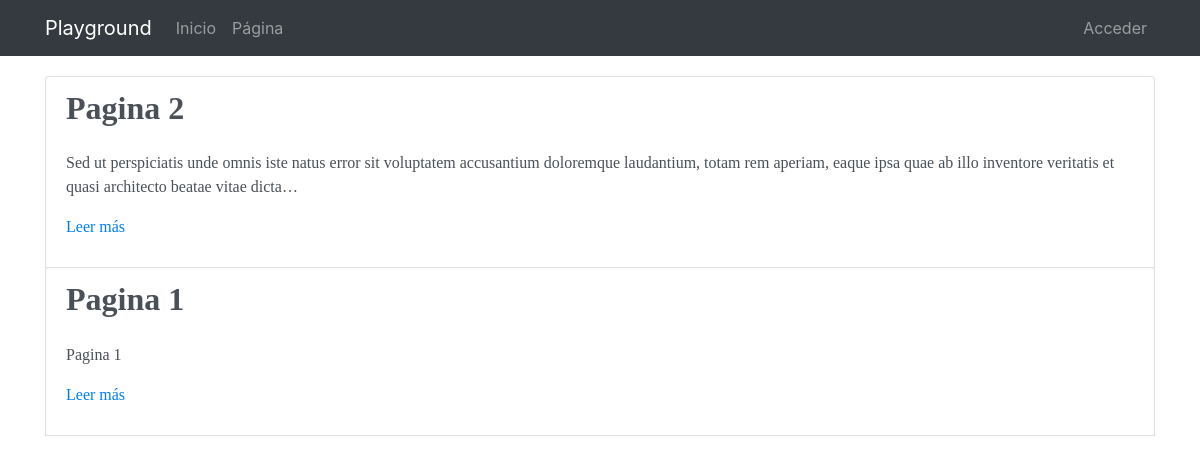
The page /pages/ on the database its author committed.
### pages/models.py (models this page shows, shortened)
class Page(models.Model):
    title = models.CharField(verbose_name="Título", max_length=200)
    content = RichTextField(verbose_name="Contenido")
    order = models.SmallIntegerField(verbose_name="Orden", default=0)
    created = models.DateTimeField(auto_now_add=True, verbose_name="Fecha de creación")
    updated = models.DateTimeField(auto_now=True, verbose_name="Fecha de edición")
    class Meta:
        verbose_name = "página"
        verbose_name_plural = "páginas"
        ordering = ['order', 'title']

### pages/views.py (the view)
# urls.py: path('', PageListView.as_view(), name='pages'),
class PageListView(ListView):
    model = Page

### pages/templates/pages/page_list.html (shortened to what this page needs)
{% extends 'core/base.html' %}
{% load static %}
{% block content %}
{% include "pages/includes/pages_menu.html" %}
<main role="main">
  <div class="container mb-4">
    {% for page in page_list|dictsort:"id" reversed %}
    <div class="list-group list-group-item list-group-item-action flex-column align-items-start ">
        <div class="d-flex w-100 justify-content-between">
          <font face="Trebuchet MS"><h2 class="mb-4"><b>{{page.title}}</b></h2>
        </div>
          <p>{{page.content|striptags|safe|truncatechars:"200"}}</p>
          <p><a href="{% url 'pages:page' page.id page.title|slugify %}">Leer más</a>
    </div>
    {% endfor %}
  </div>
</main>
{% endblock %}

### core/static/core/css/main.css (style rules this page uses)
main { padding-top: 20px; }
:root { --jumbotron-padding-y: 3rem; }

### rows shown on the page
Page: title "Pagina 2", content "Sed ut perspiciatis unde omnis iste natus error sit voluptatem accusantium doloremque laudantium, totam rem aperiam, eaque ipsa quae ab illo inventore veritatis et quasi architecto beatae vitae dicta…"
Page: title "Pagina 1", content "Pagina 1"
